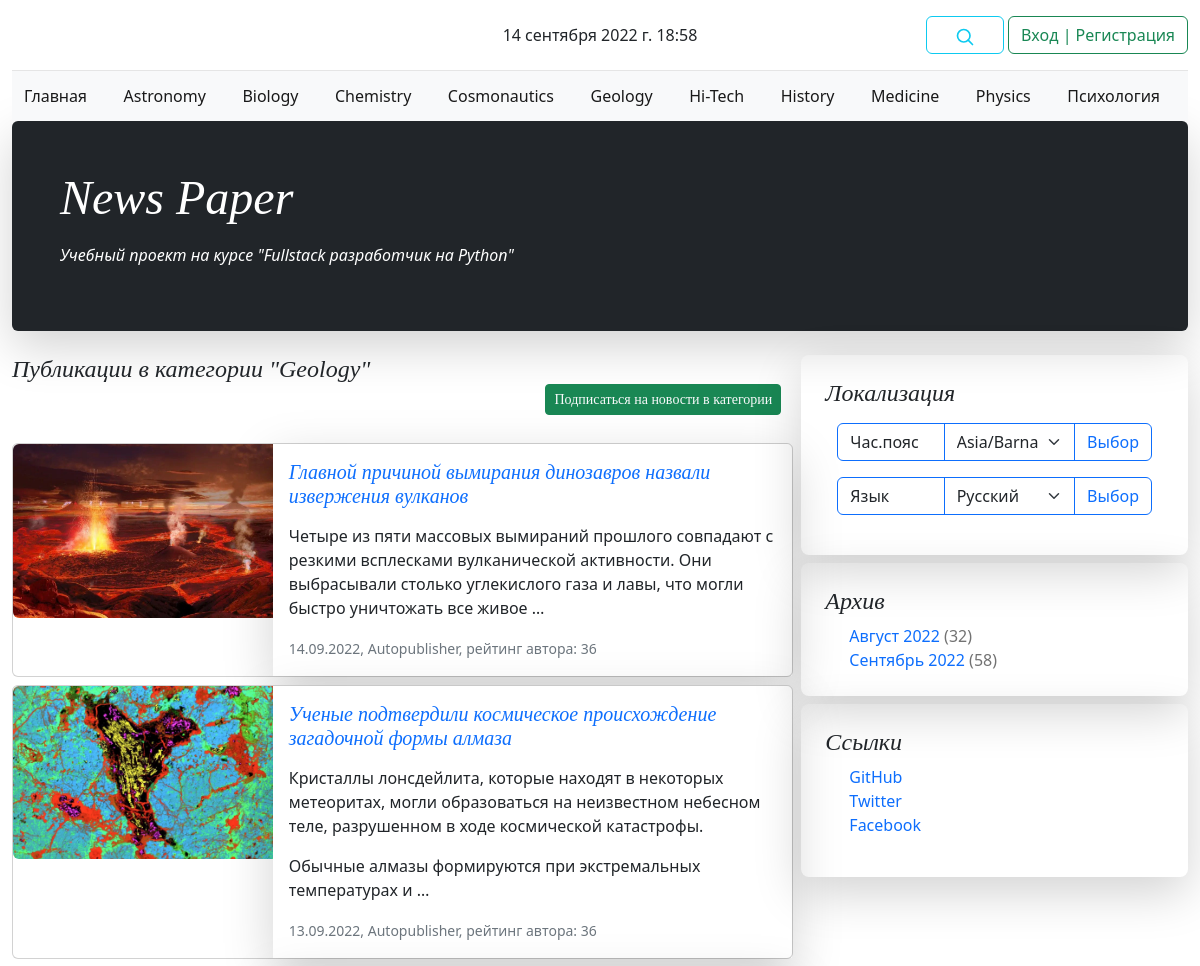
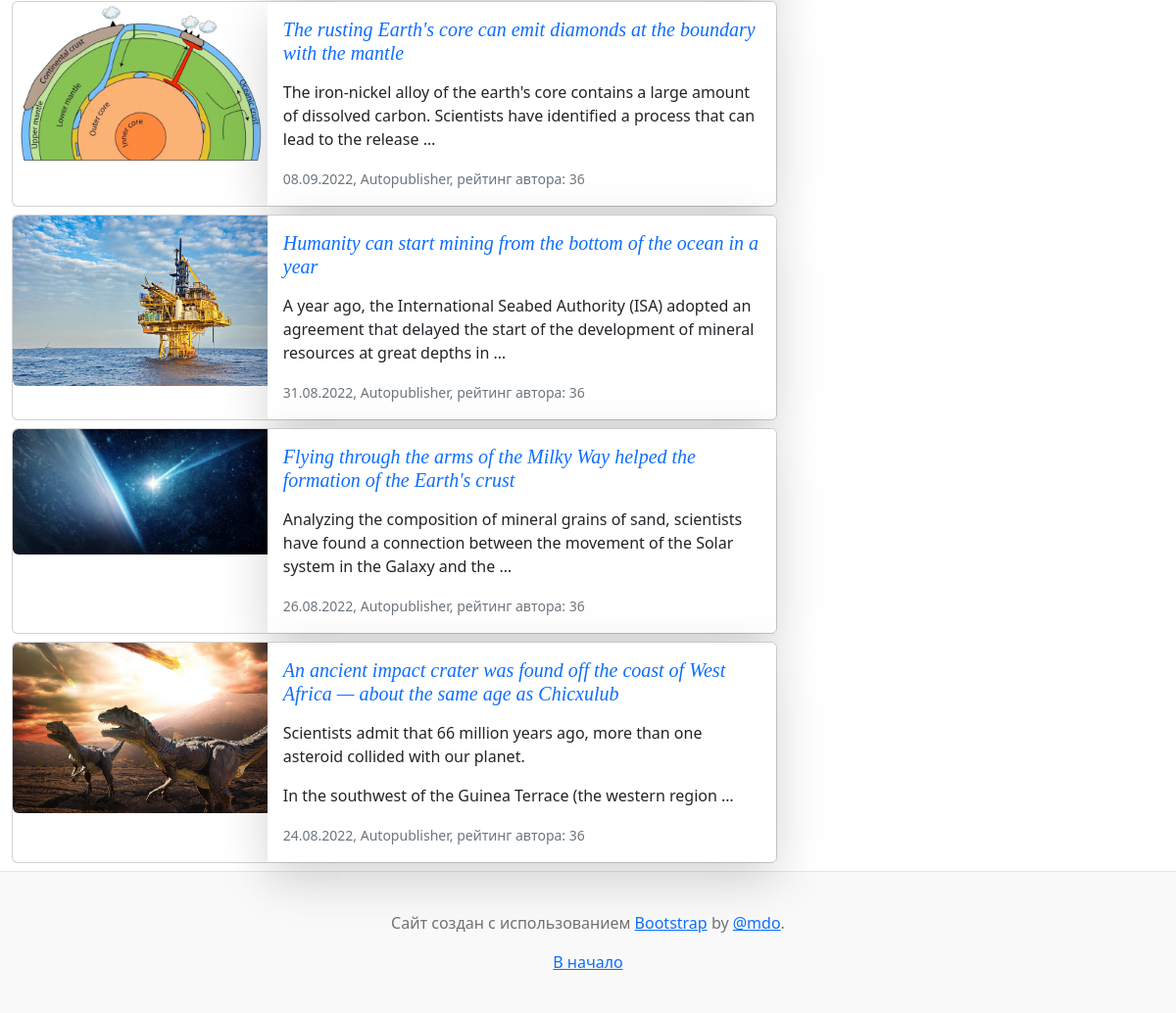
The app's page /caterory/8/ with its own data (2 pictures, top to bottom).
### news/models.py (models this page shows, shortened)
class Category(models.Model):
    name = models.CharField(
        max_length=64,
        unique=True,
        verbose_name=_('Имя категории'),
    )
    subscribers = models.ManyToManyField(
        User,
        through='CatSubscribers',
        blank=True,
        verbose_name=_('Подписчик'),
    )
    class Meta:
        verbose_name = _('Категория')
        verbose_name_plural = _('Категории')

class PostCategory(models.Model):
    post = models.ForeignKey(
        Post,
        on_delete=models.CASCADE,
        verbose_name=_('Пост'),
    )
    cat = models.ForeignKey(
        Category,
        on_delete=models.CASCADE,
        verbose_name=_('Категория'),
    )
    def __str__(self):
        return self.cat.name
    class Meta:
        verbose_name = _('Категория')
        verbose_name_plural = _('Категории')

class Post(models.Model):
    author_post = models.ForeignKey(
        Author,
        on_delete=models.CASCADE,
        verbose_name=_('Автор'),
    )
    ARTICLE = 'ART'
    NEWS = 'NWS'
    CHOICE_CAT = [
        (ARTICLE, _('Статья')),
        (NEWS, _('Новость')),
    ]
    type_cat = models.CharField(
        max_length=3,
        choices=CHOICE_CAT,
        default=ARTICLE,
        verbose_name=_('Тип контента'),
    )
    date_pub = models.DateTimeField(
        auto_now_add=True,
        verbose_name=_('Дата публикации'),
    )
    post_cat = models.ManyToManyField(
        Category,
        through='PostCategory',
        verbose_name=_('Категория'),
    )
    name = models.CharField(
        max_length=128,
        verbose_name=_('Название'),
    )
    content = models.TextField(
        verbose_name=_('Контент'),
    )
    content_rate = models.SmallIntegerField(
        default=0,
        verbose_name=_('Рейтинг'),
    )
    content_image = models.ImageField(
        upload_to='images',
        verbose_name=_('Изображение'),
        default='no_image.jpg',
    )
    class Meta:
        verbose_name = _('Пост')
        verbose_name_plural = _('Посты')

class Author(models.Model):
    author_user = models.OneToOneField(
        User,
        on_delete=models.CASCADE,
        verbose_name=_('Имя'),
    )
    author_rate = models.SmallIntegerField(
        default=0,
        verbose_name=_('Рейтинг'),
    )
    language = models.CharField(
        max_length=10,
        default='ru',
        verbose_name=_('Язык'),
    )
    timezone = models.CharField(
        max_length=32,
        default='UTC',
        verbose_name=_('Часовой пояс'),
    )
    def __str__(self):
        return self.author_user.username
    class Meta:
        verbose_name = _('Автор')
        verbose_name_plural = _('Авторы')

### news/views.py (the view)
class CategoryView(ListView):
    model = Post
    template_name = 'category.html'
    context_object_name = 'posts'
    paginate_by = 10
    def get_queryset(self):
        cat_id = self.kwargs['pk']
        queryset = get_list_or_404(
            Post.objects.select_related().filter(post_cat=cat_id).order_by('-date_pub')
        )
        return queryset
    def get_context_data(self, **kwargs):
        context = super().get_context_data(**kwargs)
        cat_id = self.kwargs.get('pk', None)
        context['cat_name'] = get_list_or_404(PostCategory.objects.filter(cat=cat_id))[0]
        context['post_category'] = PostCategory.objects.filter(
            cat=cat_id
        ).select_related()[:1]
        context['is_subscribed'] = Category.objects.filter(
            subscribers=self.request.user.id
        ).values_list('name', flat=True)
        return context

### news/context_processors.py (called while the page is built)
def navigate_context(request):
    category = Category.objects.all()
    archives = Post.objects.annotate(
        year=ExtractYear('date_pub'),
        month=ExtractMonth('date_pub')
    ).values('year', 'month').annotate(total=Count('id'))
    user_timezone = pytz.timezone(
        request.session.get('django_timezone') or settings.TIME_ZONE
    )
    current_time = timezone.now().astimezone(user_timezone)
    context = {
        'category': category,
        'archives': archives,
        'current_time': current_time,
        'timezones': pytz.common_timezones,
    }
    return context

### news/templatetags/news_filters.py (called while the page is built)
@register.filter()
def censor(in_text):
    censured_text = in_text
    with open('static/json/bad_words.json', 'r') as censor_file:
        bad_text = json.load(censor_file)
    for word in censured_text.split():
        if word.lower() in bad_text:
            censured_text = censured_text.replace(
                word,
                f'{word[0]}{"*" * (len(word) - 1)}'
            )
    return censured_text

@register.filter()
def name_month(val):
    val_obj = timezone.datetime.strptime(str(val), "%m")
    val_name = val_obj.strftime("%B")
    return _(val_name)

### templates/category.html (shortened to what this page needs)
{% extends 'default.html' %}
{% load i18n %}
{% load news_filters %}
{% load news_tags %}
{% block content %}
    <h4 class="pb-1 mb-4 fst-italic">
        {% for cat in post_category %}
            {% if cat.cat.name not in is_subscribed %}
                <div class="container text-end">
                    <div class="btn-group btn-group-sm" role="group">
                        <button type="button" class="btn btn-success">
                            <a class="text-decoration-none text-light" href="/subscribe_cat/{{ cat.cat_id }}/">{% trans "Подписаться на новости в категории" %}</a>
                        </button>
                    </div>
                </div>
            {% endif %}
        {% endfor %}
    </h4>
    {% for post in posts %}
        {% include 'post_card.html' %}
    {% endfor %}
{% endblock content %}

### templates/default.html (shortened to what this page needs)
<!doctype html>
<html lang="en">
  {% load i18n %}
  {% load tz %}
  {% load static %}
  {% load news_filters %}
  {% load news_tags %}
  {% load cache %}
  <head>
    <link href="{% static 'css/bootstrap.min.css' %}" rel="stylesheet">
    <link href="{% static 'css/blog.rtl.css' %}" rel="stylesheet">
    <link href="{% static 'css/styles.css' %}" rel="stylesheet">
  </head>
  <body {% if current_time.hour >= 19 or  current_time.hour <= 7 %}class="bg-dark text-bg-dark"{% endif %}>
    {% include 'navigate.html' %}
    <main class="container-fluid">
      {% include 'header.html' %}
      <div class="row g-2">
        <div class="col-md-8">
            {% block content %}{% endblock content %}
        </div>
        {% include 'right_block.html' %}
      </div>
    </main>
    {% include 'footer.html' %}
  </body>
</html>

### templates/navigate.html (shortened to what this page needs)
{% load i18n %}
{% load tz %}
{% load cache %}
<div class="container-fluid">
  <header class="blog-header lh-1 py-3">
    <div class="row flex-nowrap justify-content-between align-items-center">
      <div class="col-4 pt-1">
      </div>
      <div class="col-4 text-center">
        {{ current_time }}
      </div>
      <div class="col-4 d-flex justify-content-end align-items-center">
        <a class="link-secondary" href="{% url 'news:search' %}" aria-label="Search">
          <span class="btn btn-outline-info">
              <svg xmlns="http://www.w3.org/2000/svg" width="20" height="20" fill="none" stroke="currentColor" stroke-linecap="round" stroke-linejoin="round" stroke-width="2" class="mx-3" role="img" viewBox="0 0 24 24"><title>Search</title><circle cx="10.5" cy="10.5" r="7.5"/><path d="M21 21l-5.2-5.2"/></svg>
          </span>
        </a>
          {% if user.id %}
            <a class="btn btn-outline-danger" href="/accounts/logout/">{% trans "Выход" %}</a>
          {% else %}
            <a class="btn btn-outline-success" href="/accounts/login/">{% trans "Вход" %} | {% trans "Регистрация" %}</a>
          {% endif %}
      </div>
    </div>
  </header>
  <nav {% if current_time.hour >= 19 or  current_time.hour <= 7 %}class="navbar bg-dark text-bg-dark"{% else %}class="navbar bg-light"{% endif %}>
    <div {% if current_time.hour >= 19 or  current_time.hour <= 7 %}class="container-fluid bg-dark text-bg-dark"{% else %}class="container-fluid"{% endif %}>
      <a {% if current_time.hour >= 19 or  current_time.hour <= 7 %}class="navbar-brand fs-6 text-bg-dark"{% else %}class="navbar-brand fs-6"{% endif %} href="{% url 'news:index' %}">{% trans "Главная" %}</a>
      {% for item in category %}
        <a {% if current_time.hour >= 19 or  current_time.hour <= 7 %}class="navbar-brand fs-6 text-bg-dark"{% else %}class="navbar-brand fs-6"{% endif %} href="{% url 'news:category' item.id %}">{{ item.name }}</a>
      {% endfor %}
    </div>
  </nav>
</div>

### templates/header.html
{% load i18n %}
<div class="p-4 p-md-5 mb-4 rounded text-bg-dark shadow-lg">
    <div class="col-md-6 px-0">
          <h1 class="display-4 fst-italic">News Paper</h1>
          <p class="lead-3 my-3 fst-italic">{% trans "Учебный проект на курсе \"Fullstack разработчик на Python\"" %}</p>
    </div>
</div>

### templates/post_card.html
{% load i18n %}
{% load news_filters %}
{% load news_tags %}
<div {% if current_time.hour >= 19 or  current_time.hour <= 7 %}class="card mb-2 bg-dark text-bg-dark"{% else %}class="card mb-2"{% endif %}>
  <div class="row g-0">
    <div class="col-md-4">
      <img src="{{ post.content_image.url }}" class="img-fluid rounded-start" alt="{{ post.name|censor }}">
    </div>
    <div class="col-md-8">
      <div class="card-body container-fluid shadow-lg">
        <a class="text-decoration-none" href="{% url 'news:detail' post.id %}">
            <h5 class="card-title fst-italic">{{ post.name|censor }}</h5>
        </a>
        <p class="card-text">{{ post.content|censor|truncatewords_html:25|safe }}</p>
        <p class="card-text">
            <small class="text-muted">
                {{ post.date_pub|date:'d.m.Y' }},
                {{ post.author_post }},
                {% trans "рейтинг автора:" %} {{ post.author_post.author_rate }}
            </small>
        </p>
      </div>
    </div>
  </div>
</div>

### templates/right_block.html (shortened to what this page needs)
{% load i18n %}
{% load tz %}
{% load cache %}
{% load news_filters %}
{% load news_tags %}
{% get_current_language as LANGUAGE_CODE %}
{% get_current_timezone as TIME_ZONE %}
<div class="col-4">
  <div class="position-sticky" style="top: 2rem;">
    <div class="p-4 mb-2 rounded-3 shadow-lg">
      <h4 class="fst-italic">{% trans "Локализация" %}</h4>
        <div class="container-fluid">
        {% if not user.id %}
            <p>
              <form class="row g-3" action="/set_tz/" method="post">
                  <div class="input-group">
                      <label {% if current_time.hour >= 19 or  current_time.hour <= 7 %}class="form-control btn-group-vertical border-primary bg-dark text-bg-dark"{% else %}class="form-control btn-group-vertical border-primary"{% endif %}>{% trans "Час.пояс" %}</label>
                      <select name="timezone" {% if current_time.hour >= 19 or  current_time.hour <= 7 %}class="form-select border-primary bg-dark text-bg-dark"{% else %}class="form-select border-primary"{% endif %} id="inputGroupSelect04" aria-label="Example select with button addon">
                          {% for tz in timezones %}
                              <option value="{{ tz }}" {% if tz == TIME_ZONE %}selected{% endif %}>{{ tz }}</option>
                          {% endfor %}
                      </select>
                      <button class="btn btn-outline-primary" type="submit">{% trans "Выбор" %}</button>
                  </div>
              </form>
            </p>
            <p>
              <form class="row g-3" action="{% url 'set_language' %}" method="post">
                  {% get_available_languages as LANGUAGES %}
                  {% get_language_info_list for LANGUAGES as languages %}
                  <div class="input-group">
                      <label id="lang_sel" {% if current_time.hour >= 19 or  current_time.hour <= 7 %}class="form-control btn-group-vertical border-primary bg-dark text-bg-dark"{% else %}class="form-control btn-group-vertical border-primary"{% endif %}>{% trans "Язык" %}</label>
                      <select name="language" {% if current_time.hour >= 19 or  current_time.hour <= 7 %}class="form-select border-primary bg-dark text-bg-dark"{% else %}class="form-select border-primary"{% endif %} id="inputGroupSelect04" aria-label="Example select with button addon">
                          {% for language in languages %}
                            <option value="{{ language.code }}" {% if language.code == LANGUAGE_CODE %} selected {% endif %}>
                              {{ language.name_local }}
                            </option>
                          {% endfor %}
                      </select>
                      <button class="btn btn-outline-primary" type="submit">{% trans "Выбор" %}</button>
                  </div>
              </form>
            </p>
        {% endif %}
        </div>
    </div>
    {% cache 600 rightcol TIME_ZONE LANGUAGE_CODE %}
    <div class="p-4 mb-2 container-fluid shadow-lg rounded-3">
      <h4 class="fst-italic">{% trans "Архив" %}</h4>
      <ol class="list-unstyled mb-0 ms-4">
          {% for item in archives %}
              <li>
                  <a class="text-decoration-none" href="{% url 'news:archive' item.year item.month %}">{{ item.month|name_month }} {{ item.year }}</a>
                  <span class="blog-post-meta">({{ item.total }})</span>
              </li>
          {% endfor %}
      </ol>
    </div>
    <div class="p-4 mb-2 container-fluid shadow-lg rounded-3">
      <h4 class="fst-italic">{% trans "Ссылки" %}</h4>
      <ol class="list-unstyled ms-4">
        <li>
            <a class="text-decoration-none" target="_blank" href="https://github.com/spawlov">GitHub</a>
        </li>
        <li><a class="text-decoration-none" href="#">Twitter</a></li>
        <li><a class="text-decoration-none" href="#">Facebook</a></li>
      </ol>
    </div>
    {% endcache %}
  </div>
</div>

### templates/footer.html
{% load i18n %}
<footer {% if current_time.hour >= 19 or  current_time.hour <= 7 %}class="blog-footer bg-dark text-bg-dark"{% else %}class="blog-footer"{% endif %}>
  <p>{% trans "Сайт создан с использованием " %}<a target="_blank" href="https://getbootstrap.com/">Bootstrap</a> by <a target="_blank" href="https://twitter.com/mdo">@mdo</a>.</p>
  <p><a href="#">{% trans "В начало" %}</a></p>
</footer>

### static/css/blog.rtl.css (style rules this page uses)
.blog-header { border-bottom: 1px solid #e5e5e5; }
h1, h2, h3, h4, h5, h6 { font-family: Amiri, Georgia, "Times New Roman", serif; }
.display-4 { font-size: 2.5rem; }
@media (min-width: 768px) { .display-4 { font-size: 3rem; } }
.blog-post-meta { margin-bottom: 1.25rem; color: #727272; }
.blog-footer { padding: 2.5rem 0; color: #727272; text-align: center; background-color: #f9f9f9; border-top: .05rem solid #e5e5e5; }
.blog-footer p:last-child { margin-bottom: 0; }

### records on screen
Category: name "Astronomy"
Category: name "Biology"
Category: name "Chemistry"
Category: name "Cosmonautics"
Category: name "Geology"
Category: name "Hi-Tech"
Category: name "History"
Category: name "Medicine"
Category: name "Physics"
Category: name "Психология"
Post: content_image (picture), name|censor "Главной причиной вымирания динозавров назвали извержения вулканов", content|censor "Четыре из пяти массовых вымираний прошлого совпадают с резкими всплесками вулканической активности. Они выбрасывали столько углекислого газа и лавы, что могли быстро уничтожать все живое …", date_pub "14.09.2022", author_post "Autopublisher", author_post.author_rate "36"
Post: content_image (picture), name|censor "Ученые подтвердили космическое происхождение загадочной формы алмаза", content|censor "Кристаллы лонсдейлита, которые находят в некоторых метеоритах, могли образоваться на неизвестном небесном теле, разрушенном в ходе космической катастрофы. Обычные алмазы формируются при экстремальных температурах и …", date_pub "13.09.2022", author_post "Autopublisher", author_post.author_rate "36"
Post: content_image (picture), name|censor "The rusting Earth's core can emit diamonds at the boundary with the mantle", content|censor "The iron-nickel alloy of the earth's core contains a large amount of dissolved carbon. Scientists have identified a process that can lead to the release …", date_pub "08.09.2022", author_post "Autopublisher", author_post.author_rate "36"
Post: content_image (picture), name|censor "Humanity can start mining from the bottom of the ocean in a year", content|censor "A year ago, the International Seabed Authority (ISA) adopted an agreement that delayed the start of the development of mineral resources at great depths in …", date_pub "31.08.2022", author_post "Autopublisher", author_post.author_rate "36"
Post: content_image (picture), name|censor "Flying through the arms of the Milky Way helped the formation of the Earth's crust", content|censor "Analyzing the composition of mineral grains of sand, scientists have found a connection between the movement of the Solar system in the Galaxy and the …", date_pub "26.08.2022", author_post "Autopublisher", author_post.author_rate "36"
Post: content_image (picture), name|censor "An ancient impact crater was found off the coast of West Africa — about the same age as Chicxulub", content|censor "Scientists admit that 66 million years ago, more than one asteroid collided with our planet. In the southwest of the Guinea Terrace (the western region …", date_pub "24.08.2022", author_post "Autopublisher", author_post.author_rate "36"

### other values on screen
{{ current_time }} "14 сентября 2022 г. 18:58"
{{ item.month|name_month }} "Август" "Сентябрь"
{{ item.year }} "2022" "2022"
{{ item.total }} "32" "58"
form field timezone "Asia/Barnaul"
form field language "Русский"
